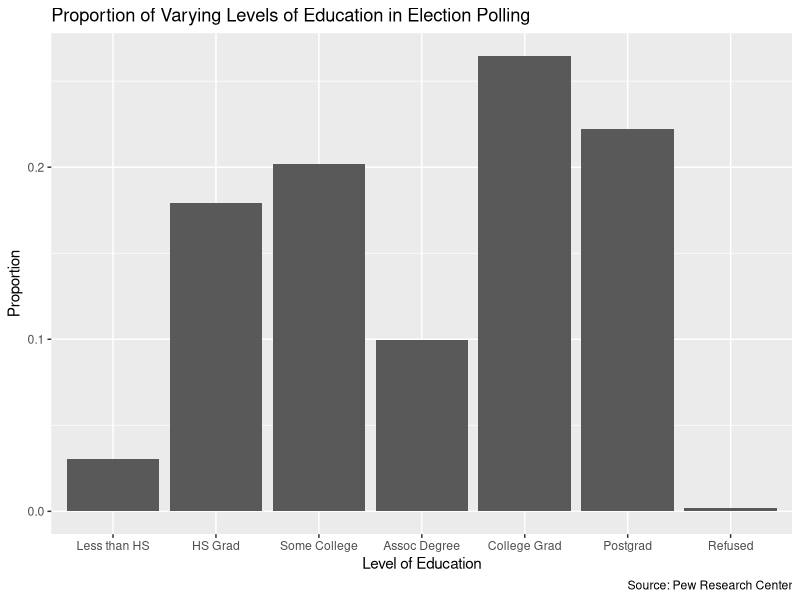
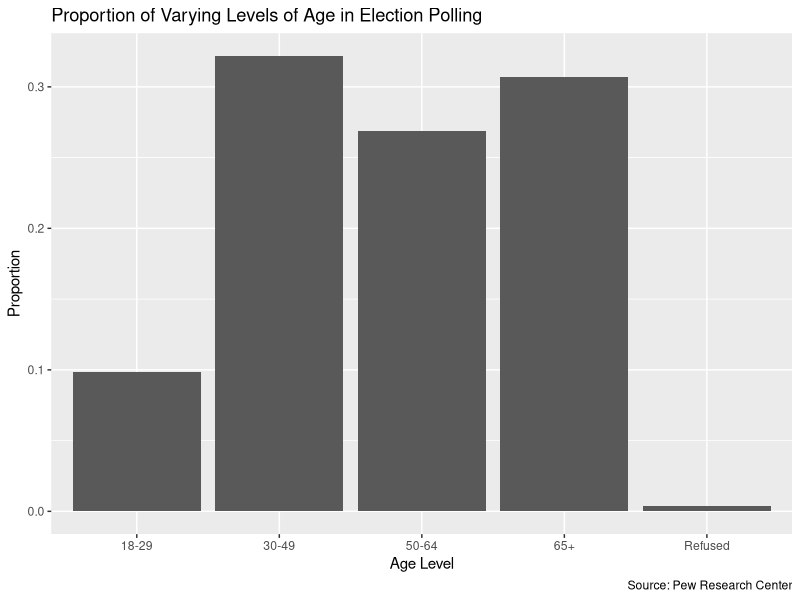

The R source for these figures, in order:
## ---- chunk 1
library(tidyverse)
library(dplyr)
library(ggplot2)
data <- read_csv("ATP W153.csv")
## ---- chunk 2
data <- data |>
  mutate(education_level = case_when(
    F_EDUCCAT2 == 1 ~ "Less than HS",
    F_EDUCCAT2 == 2 ~ "HS Grad",
    F_EDUCCAT2 == 3 ~ "Some College",
    F_EDUCCAT2 == 4 ~ "Assoc Degree",
    F_EDUCCAT2 == 5 ~ "College Grad",
    F_EDUCCAT2 == 6 ~ "Postgrad",
    F_EDUCCAT2 == 99 ~ "Refused"
  )) |>
  mutate(education_level = factor(education_level, 
                             levels = c("Less than HS", "HS Grad", "Some College", "Assoc Degree", "College Grad", "Postgrad", "Refused")))

data <- data |>
  mutate(age_level = case_when(
    F_AGECAT == 1 ~ "18-29",
    F_AGECAT == 2 ~ "30-49",
    F_AGECAT == 3 ~ "50-64",
    F_AGECAT == 4 ~ "65+",
    F_AGECAT == 99 ~ "Refused"
  )) 



education <-
  data |>
  group_by(education_level) |>
  summarize(n = n()) |>
  mutate(prop = n / sum(n))
  
knitr::kable(education, digits = 2, col.names = c("Education Level", "Number of Respondents", "Proportion"))

age <-
  data |>
  group_by(age_level) |>
  summarize(n = n()) |>
  mutate(prop = n / sum(n))

knitr::kable(age, digits = 2, col.names = c("Age Level", "Number of Respondents", "Proportion"))
## ---- chunk 3
education_barplot <- 
  ggplot(education, aes(x = education_level, prop)) + 
  geom_col() +
  labs(x = "Level of Education", y = "Proportion", title = "Proportion of Varying Levels of Education in Election Polling", caption = "Source: Pew Research Center")

education_barplot

age_barplot <- 
  ggplot(age, aes(x = age_level, prop)) + 
  geom_col() +
  labs(x = "Age Level", y = "Proportion", title = "Proportion of Varying Levels of Age in Election Polling", caption = "Source: Pew Research Center")

age_barplot
